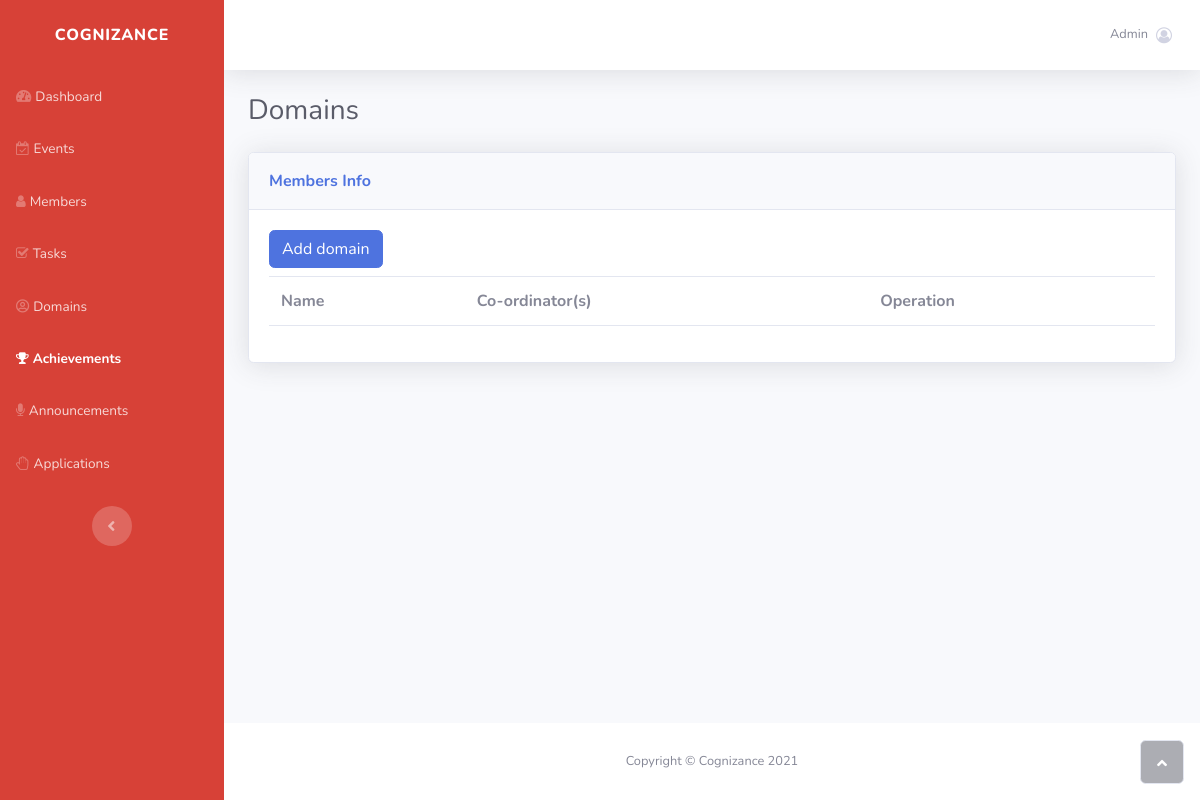
Before: /domains/ with the older database file.
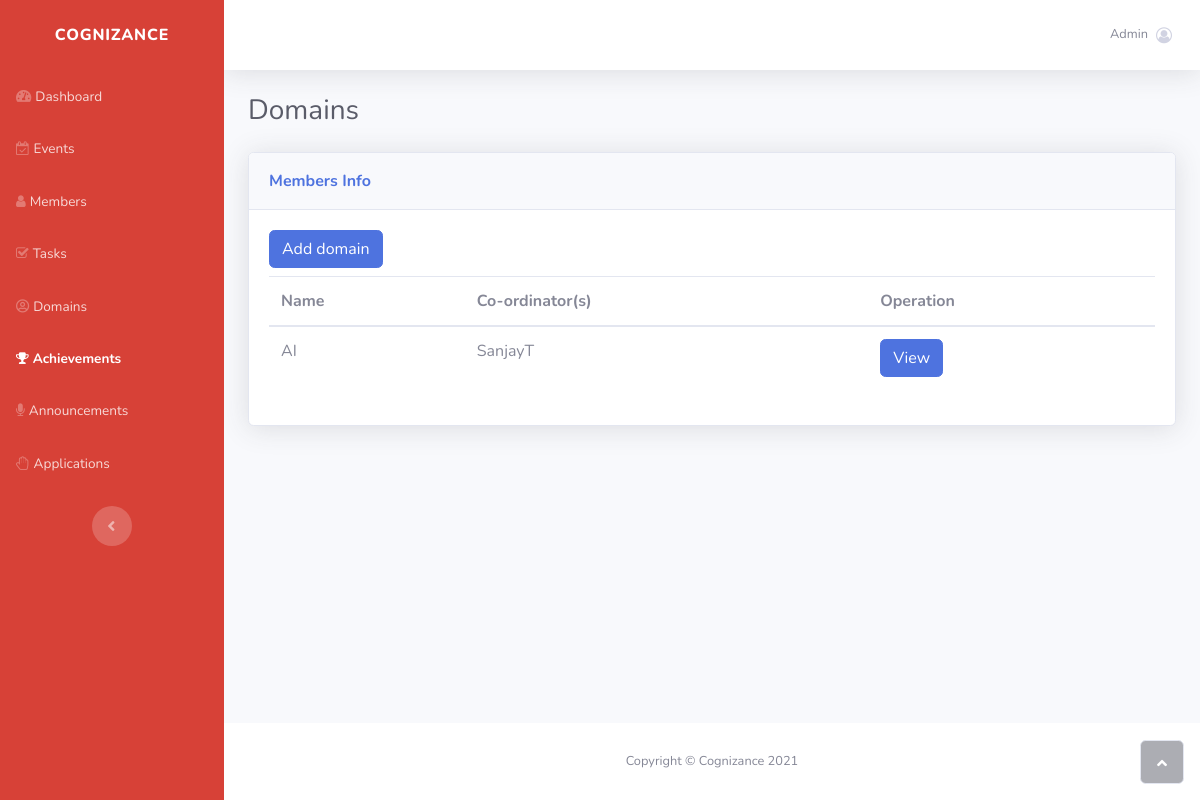
After: the same page with the newer database file.
### panel/models.py (models this page shows, shortened)
class Domain(models.Model):
    name = models.CharField(max_length=50, null=True)
    coordinators = models.ForeignKey(Member, related_name='coordinators', on_delete=models.CASCADE)
    mentors = models.ForeignKey(Member, on_delete=models.CASCADE)

class Member(models.Model):
    years = (
        ('I year', 'I year'),
        ('II year', 'II year'),
        ('III year', 'III year'),
        ('IV year', 'IV year'),
    )
    first_name = models.CharField(max_length=100, null=True)
    last_name = models.CharField(max_length=100, null=True)
    academic_year = models.CharField(choices=years, max_length=100, null=True)
    discord_id = models.CharField(max_length=50, null=True)
    github_username = models.CharField(max_length=200, null=True)
    department = models.OneToOneField(Department, on_delete=models.CASCADE)
    email = models.EmailField(null=True)
    join_date = models.DateTimeField(auto_now_add=True)
    role = models.ForeignKey(Role, on_delete=models.CASCADE)
    def __str__(self):
        return self.first_name + self.last_name

### panel/views.py (the view)
# urls.py: path('domains/', domains, name='domains'),
def domains(request):
    domains = Domain.objects.all()
    data = {
        'domains': domains
    }
    return render(request, 'panel/domains.html', data)

### panel/templates/panel/domains.html (shortened to what the changed rows need)
{% load static %}
<!DOCTYPE html>
<html>
<head>
    <link rel="stylesheet" href="{% static 'bootstrap/css/bootstrap.min.css' %}">
    <link rel="stylesheet" href="https://use.fontawesome.com/releases/v5.12.0/css/all.css">
    <link rel="stylesheet" href="https://cdnjs.cloudflare.com/ajax/libs/font-awesome/4.7.0/css/font-awesome.min.css">
    <link rel="stylesheet" href="https://cdnjs.cloudflare.com/ajax/libs/ionicons/2.0.1/css/ionicons.min.css">
    <link rel="stylesheet" href="{% static 'fonts/fontawesome5-overrides.min.css' %}">
</head>
<body id="page-top">
    <div id="wrapper">
        <div class="d-flex flex-column" id="content-wrapper">
            <div id="content">
                <div class="container-fluid">
                    <div class="card shadow">
                        <div class="card-body"><button class="btn btn-primary" type="button">Add domain</button>
                            <div class="table-responsive table mt-2" id="dataTable" role="grid" aria-describedby="dataTable_info">
                                <table class="table my-0" id="dataTable">
                                    <thead>
                                        <tr>
                                            <th>Name</th>
                                            <th>Co-ordinator(s)</th>
                                            <th>Operation</th>
                                        </tr>
                                    </thead>
                                    <tbody>
                                        {% for domain in domains %}
                                            <tr>
                                                <td>{{domain.name}}</td>
                                                <td>{{domain.coordinators}}</td>
                                                <td><button class="btn btn-primary" type="button">View</button></td>
                                            </tr>
                                        {% endfor %}
                                    </tbody>
                                </table>
                            </div>
                        </div>
                    </div>
                </div>
            </div>
        </div><a class="border rounded d-inline scroll-to-top" href="#page-top"><i class="fas fa-angle-up"></i></a>
    </div>
</body>
</html>

Changed rows visible on the page:
added Domain: name "AI", coordinators "SanjayT"
